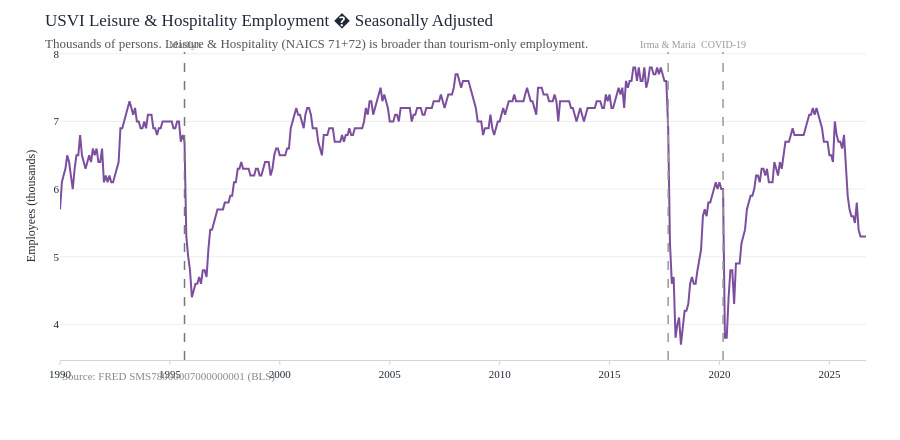

Write notebook code for a chart like this one.
### Markdown cell above
---
## 1. FRED Monthly — Seasonally Adjusted Trend

### Code cell
fred_plot = fred.copy()
fred_plot["date"] = fred_plot["date"].dt.to_timestamp()

fig = go.Figure()
fig.add_trace(
    go.Scatter(
        x=fred_plot["date"],
        y=fred_plot["emp_sa"],
        mode="lines",
        name="SA employment",
        line=dict(color=PALETTE["employment"], width=2),
    )
)
fig.update_layout(
    title=dict(
        text="USVI Leisure & Hospitality Employment � Seasonally Adjusted<br>"
        "<span style='font-size:13px;color:#555'>Thousands of persons. "
        "Leisure & Hospitality (NAICS 71+72) is broader than tourism-only employment.</span>",
        font=dict(size=17),
    ),
    yaxis_title="Employees (thousands)",
    height=440,
    annotations=[
        dict(
            xref="paper", yref="paper", x=0, y=-0.08,
            text="<span style='color:#888;font-size:11px'>Source: FRED SMS78000007000000001 (BLS)</span>",
            showarrow=False, xanchor="left",
        )
    ],
)
# Historical hurricane and COVID event markers
for x_str, label, color in [
    ("1995-09-01", "Marilyn",      "#777777"),
    ("2017-09-01", "Irma & Maria", "#999999"),
    ("2020-03-01", "COVID-19",     "#999999"),
]:
    fig.add_vline(
        x=pd.Timestamp(x_str),
        line=dict(color=color, width=1.5, dash="dash"),
        annotation_text=label,
        annotation_position="top",
        annotation_font=dict(size=10, color=color),
    )
fig.show()

### Figure 1 — Plotly figure (JSON) as saved in the notebook; plotly's stock layout.template omitted (floating-point values rounded to 4 significant figures; data arrays with more than 128 entries replaced by an {"elided": "..."} marker saying what was removed)
{"data": [{"line": {"color": "#7b4f9e", "width": 2}, "mode": "lines", "name": "SA employment", "type": "scatter", "x": {"elided": "441 str values"}, "y": {"elided": "441 float values"}}], "layout": {"annotations": [{"showarrow": false, "text": "<span style='color:#888;font-size:11px'>Source: FRED SMS78000007000000001 (BLS)</span>", "x": 0, "xanchor": "left", "xref": "paper", "y": -0.08, "yref": "paper"}, {"font": {"color": "#777777", "size": 10}, "showarrow": false, "text": "Marilyn", "x": "1995-09-01T00:00:00", "xanchor": "center", "xref": "x", "y": 1, "yanchor": "bottom", "yref": "y domain"}, {"font": {"color": "#999999", "size": 10}, "showarrow": false, "text": "Irma & Maria", "x": "2017-09-01T00:00:00", "xanchor": "center", "xref": "x", "y": 1, "yanchor": "bottom", "yref": "y domain"}, {"font": {"color": "#999999", "size": 10}, "showarrow": false, "text": "COVID-19", "x": "2020-03-01T00:00:00", "xanchor": "center", "xref": "x", "y": 1, "yanchor": "bottom", "yref": "y domain"}], "height": 440, "shapes": [{"line": {"color": "#777777", "dash": "dash", "width": 1.5}, "type": "line", "x0": "1995-09-01T00:00:00", "x1": "1995-09-01T00:00:00", "xref": "x", "y0": 0, "y1": 1, "yref": "y domain"}, {"line": {"color": "#999999", "dash": "dash", "width": 1.5}, "type": "line", "x0": "2017-09-01T00:00:00", "x1": "2017-09-01T00:00:00", "xref": "x", "y0": 0, "y1": 1, "yref": "y domain"}, {"line": {"color": "#999999", "dash": "dash", "width": 1.5}, "type": "line", "x0": "2020-03-01T00:00:00", "x1": "2020-03-01T00:00:00", "xref": "x", "y0": 0, "y1": 1, "yref": "y domain"}], "title": {"font": {"size": 17}, "text": "USVI Leisure & Hospitality Employment � Seasonally Adjusted<br><span style='font-size:13px;color:#555'>Thousands of persons. Leisure & Hospitality (NAICS 71+72) is broader than tourism-only employment.</span>"}, "yaxis": {"title": {"text": "Employees (thousands)"}}}}
